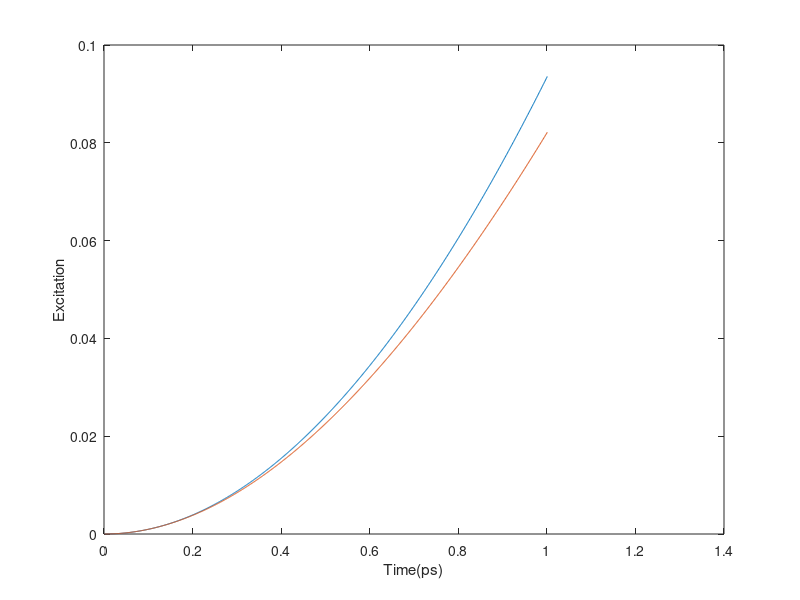

MATLAB code for this plot:
f = importdata('f.dat');
psquared = importdata('psquared.dat');
dt = importdata('dt.dat');
tgrid = importdata('tgrid.dat');
time = dt * (1:(tgrid+1)) * 1e12;
plot(time,f)
hold on
plot(time,psquared)
xlabel('Time(ps)')
ylabel('Excitation')